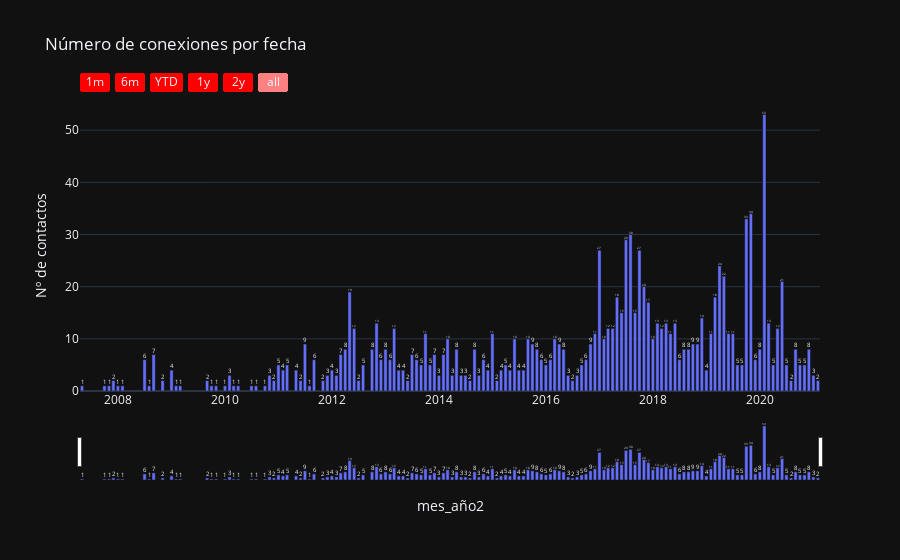

The code cell stored with this chart in its notebook:
### Markdown cell above
Ahora añadimos un gráfico de barras, personalizado también con botones para seleccionar el rango de fechas

### Code cell
#visualizamos las conexiones por fecha
fig1b = px.bar(df.groupby("mes_año2").count().reset_index(), x="mes_año2", y="First Name", text="First Name",
               labels={"First Name":"Nº de contactos"},
               template="plotly_dark",
               title="Número de conexiones por fecha")
fig1b.update_xaxes(
    rangeslider_visible=True,
    rangeselector=dict(
        buttons=list([
            dict(count=1, label="1m", step="month", stepmode="backward"),
            dict(count=6, label="6m", step="month", stepmode="backward"),
            dict(count=1, label="YTD", step="year", stepmode="todate"),
            dict(count=1, label="1y", step="year", stepmode="backward"),
            dict(count=2, label="2y", step="year", stepmode="backward"),
            dict(step="all")
        ]),
        bgcolor="#ff0000"
    )
)
fig1b.show()

### Figure 1 — Plotly figure (JSON) as saved in the notebook; plotly's stock layout.template omitted (floating-point values rounded to 4 significant figures; data arrays with more than 128 entries replaced by an {"elided": "..."} marker saying what was removed)
{"data": [{"alignmentgroup": "True", "hovertemplate": "mes_año2=%{x}<br>Nº de contactos=%{text}<extra></extra>", "legendgroup": "", "marker": {"color": "#636efa"}, "name": "", "offsetgroup": "", "orientation": "v", "showlegend": false, "text": {"elided": "144 int values"}, "textposition": "auto", "type": "bar", "x": {"elided": "144 str values"}, "xaxis": "x", "y": {"elided": "144 int values"}, "yaxis": "y"}], "layout": {"barmode": "relative", "legend": {"tracegroupgap": 0}, "title": {"text": "Número de conexiones por fecha"}, "xaxis": {"anchor": "y", "domain": [0, 1], "rangeselector": {"bgcolor": "#ff0000", "buttons": [{"count": 1, "label": "1m", "step": "month", "stepmode": "backward"}, {"count": 6, "label": "6m", "step": "month", "stepmode": "backward"}, {"count": 1, "label": "YTD", "step": "year", "stepmode": "todate"}, {"count": 1, "label": "1y", "step": "year", "stepmode": "backward"}, {"count": 2, "label": "2y", "step": "year", "stepmode": "backward"}, {"step": "all"}]}, "rangeslider": {"visible": true}, "title": {"text": "mes_año2"}}, "yaxis": {"anchor": "x", "domain": [0, 1], "title": {"text": "Nº de contactos"}}}}
